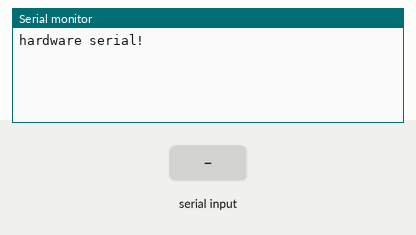
Recording of a sketch running on a simulated Arduino Uno, built with avr-gcc and run on an emulated ATmega328P. Parts: the last lines printed to the serial monitor. Inputs (shaded band) come from the test bench.

Above: at 1.2 s.
1.3 s: "1" received over the second serial link
At 1.8 s:
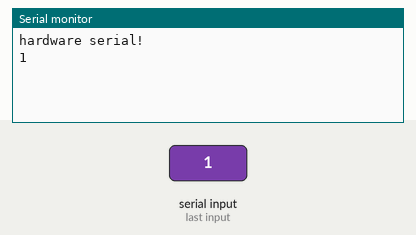
2.8 s: "0" received over the second serial link
At 4.1 s:
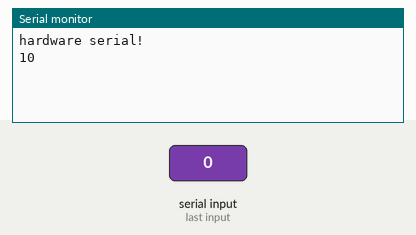

The sketch:

esp8266_test.ino
```cpp
#include<SoftwareSerial.h>
SoftwareSerial mySerial(3 , 2);  // RX, TX

void setup() {
  Serial.begin(9600);
  while (!Serial) {;}
  Serial.println("hardware serial!");
  mySerial.begin(115200);
  mySerial.println("software serial!");
}

void loop() {
  if(mySerial.available())
    Serial.write(mySerial.read());

  if(Serial.available())
    mySerial.write(Serial.read());
}
```

Measured:
- after the input at 1.3 s, the serial monitor: prints a new line at once (image 1)
- after the input at 2.8 s, the serial monitor: prints a new line at once (image 2)
